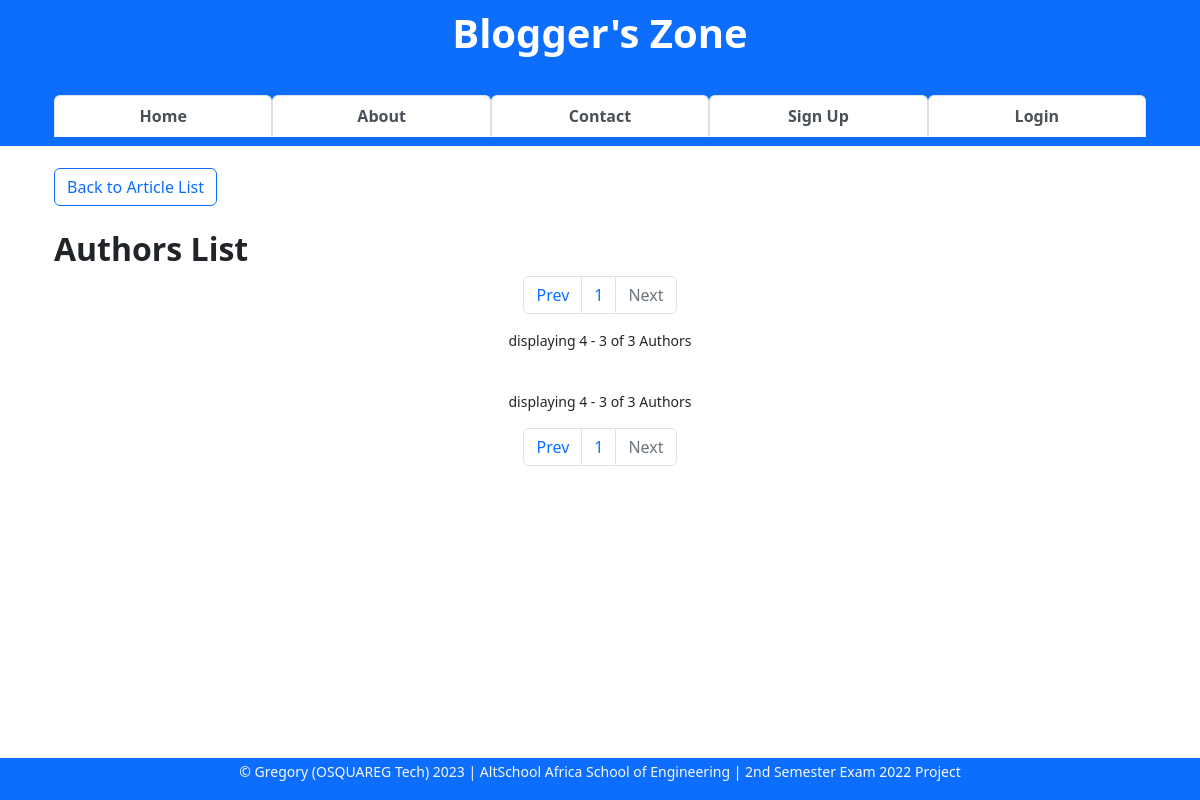
Before: /authors?page=2 with the older database file.
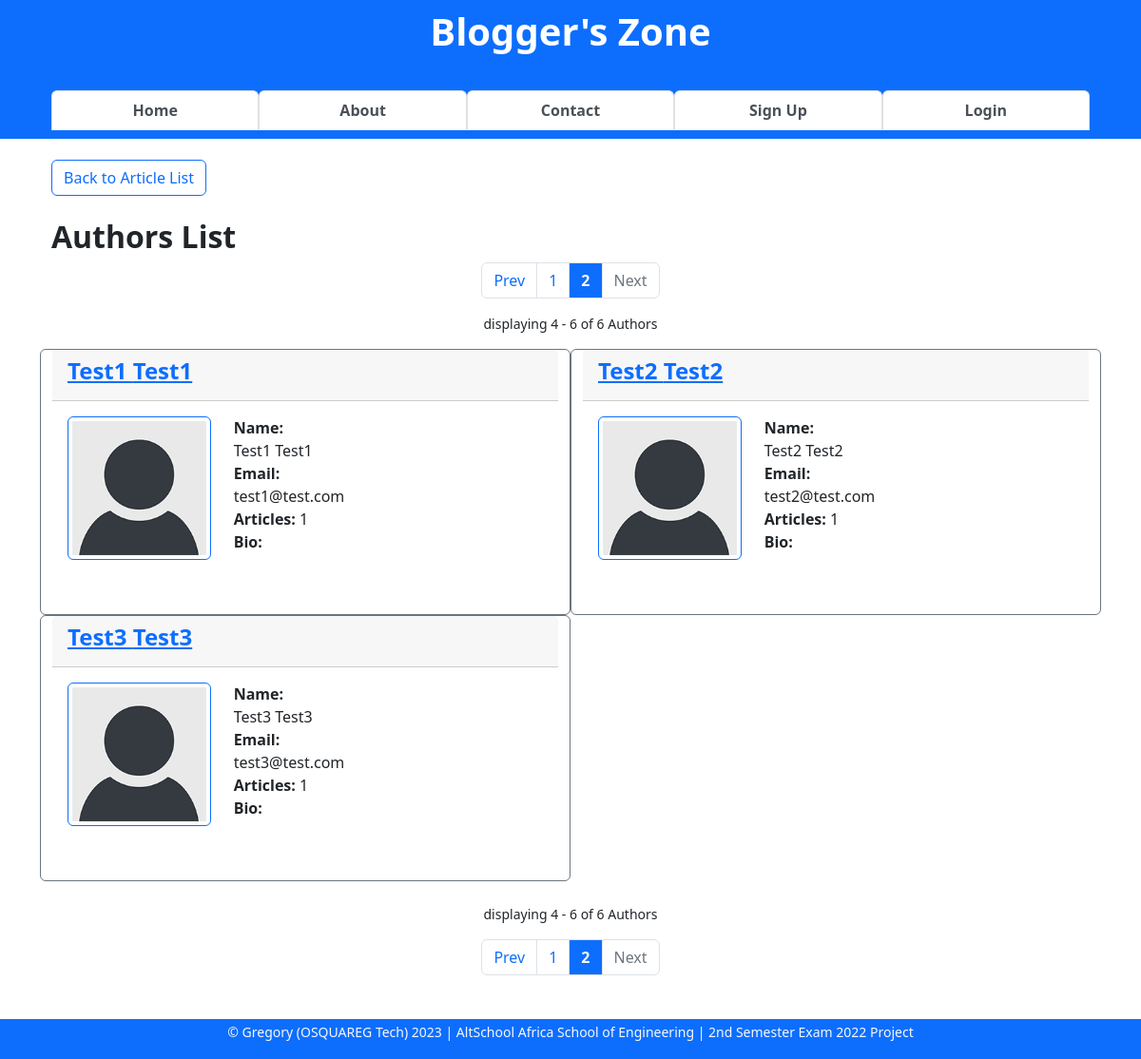
After: the same page with the newer database file.
### app/models.py (models this page shows, shortened)
class User(db.Model, UserMixin):
    __tablename__ = "users"
    id = db.Column(db.Integer, primary_key=True)
    firstname = db.Column(db.String(255), nullable=False)
    lastname = db.Column(db.String(255), nullable=False)
    username = db.Column(db.String(25), nullable=False, unique=True)
    email = db.Column(db.Text(150), nullable=False, unique=True)
    password_hash = db.Column(db.Text(255), nullable=False, unique=True)
    bio = db.Column(db.Text(), nullable=True)
    date_joined = db.Column(db.DateTime, default=datetime.utcnow)
    is_active = db.Column(db.Boolean, default=True)
    is_admin = db.Column(db.Boolean, default=False)
    profile_pic = db.Column(db.String(), nullable=True)
    last_updated_by = db.Column(db.String)
    last_updated_on = db.Column(db.DateTime, onupdate=datetime.utcnow)
    articles = db.relationship("Article", backref="author")
    comments = db.relationship("Comment", backref="commenter")
    article_likes = db.relationship("ArticleLike", backref="art_liker")
    comment_likes = db.relationship("CommentLike", backref="com_liker")

### app/general/general.py (the view)
@blueprint.route("/authors", methods=["GET"])
def authors():
    authors_ = User.query.all()
    authors_details = db.session.query(User.firstname, User.lastname, User.id, User.username, User.email, User.profile_pic, User.bio, func.count(Article.id).label("articles_count")).\
        outerjoin(Article, Article.author_id == User.id).\
        filter(is_(Article.is_draft, False),
               is_(Article.is_deleted, False),
               is_(User.is_active, True),
               not_(User.username == "admin"),
               not_("articles_count" == None)
               ).\
        group_by(User.id).\
        order_by(desc("articles_count"))
    authors_details, next_page, prev_page, page = paginate_query(authors_details, "general.authors")
    context = {
        "authors": authors_,
        "authors_details": authors_details,
        "next_page": next_page,
        "prev_page": prev_page,
    }
    return render_template("authors.html", title="Authors List", **context)

### app/main.py (called while the page is built)
@app.before_request
def before_request():
    session.permanent = True
    app.permanent_session_lifetime = timedelta(minutes=int(sett.login_session_minutes))

### app/general/templates/authors.html (shortened to what this page needs)
{% extends 'base.html' %}
{% block content %}
<div class="container">
    <div>
        <a href="/#all-articles-list" class="btn btn-outline-primary">Back to Article List</a>
        <br><br>
    </div>
    <div>
        <h2><b>Authors List</b></h2>
    </div>
    {% if authors_details.total > 0 %}
    <nav aria-label="Page navigation example">
        <div class="pagination justify-content-center mb-3">
            <li class="page-item">
                {% if prev_page %}
                <a class="page-link" href="{{ prev_page }}">Prev</a>
                {% else %}
                <a class="page-link disabled" href="{{ prev_page }}">Prev</a>
                {% endif %}
            </li>
            {% for page in authors_details.iter_pages(left_edge=1, right_edge=1, left_current=1, right_current=1) %}
            {% if page %}
            {% if page != authors_details.page %}
            <li class="page-item">
                <a href="{{ url_for('general.authors', page=page) }}" class="page-link">{{ page }}</a>
            </li>
            {% else %}
            <li class="page-item">
                <strong class="page-link disabled bg-primary text-light">{{ page }}</strong>
            </li>
            {% endif %}
            {% else %}
            <li class="page-item"><span class="ellipsis page-link disabled">...</span></li>
            {% endif %}
            {% endfor %}
            <li class="page-item">
                {% if next_page %}
                <a class="page-link" href="{{ next_page }}">Next</a>
                {% else %}
                <a class="page-link disabled" href="{{ next_page }}">Next</a>
                {% endif %}
            </li>
        </div>
        <center>
            <small>
                <p>
                    displaying {{ ((authors_details.page - 1) * authors_details.per_page) + 1 }}
                    {% if authors_details.total > authors_details.per_page %}
                    {% if (authors_details.page * authors_details.per_page) > authors_details.total %}
                    - {{ authors_details.total }} of {{ authors_details.total }} Authors
                    {% else %}
                    - {{ authors_details.page * authors_details.per_page }} of {{ authors_details.total }} Authors
                    {% endif %}
                    {% else %}
                    {% if authors_details.total > 1 %}
                    - {{ authors_details.total }} of {{ authors_details.total }} Authors
                    {% else %}
                    Author
                    {% endif %}
                    {% endif %}
                </p>
            </small>
        </center>
    </nav>
    {% endif %}
    <div class="row">
        {% for author in authors_details.items %}
        <div class="col-sm-6 card border-secondary">
            <div class="card-header">
                <h4><b><a href="{{ url_for('general.author', id=author.id) }}">{{ author.firstname }} {{ author.lastname }}</a></b></h4>
            </div>
            <div class="row card-body">
                <div class="col-4">
                    {% if author.profile_pic %}
                    <img src="{{ url_for('static', filename='images/profile_pic/' + author.profile_pic)}}"
                        class="float-right img-thumbnail border-primary" width="200">
                    {% else %}
                    <img src="{{ url_for('static', filename='images/default_profile_pic.png')}}"
                        class="float-right img-thumbnail border-primary" width="200">
                    {% endif %}
                </div>
                <div class="col-8">
                    <div>
                        <strong>Name:</strong><br> {{ author.firstname }} {{ author.lastname }} <br>
                        <strong>Email:</strong><br> {{ author.email }} <br>
                        <strong>Articles:</strong>
                        {% if author.articles_count < 1 %}
                        None <br>
                        {% else %}
                        {{ author.articles_count }} <br>
                        {% endif %}
                        <strong>Bio:</strong> {{ author.bio }} <br>
                    </div>
                    <br><br>
                </div>
            </div>
        </div>
        {% endfor %}
    </div>
    <br>
    {% if authors_details.total > 0 %}
    <nav aria-label="Page navigation example">
        <center>
            <small>
                <p>
                    displaying {{ ((authors_details.page - 1) * authors_details.per_page) + 1 }}
                    {% if authors_details.total > authors_details.per_page %}
                    {% if (authors_details.page * authors_details.per_page) > authors_details.total %}
                    - {{ authors_details.total }} of {{ authors_details.total }} Authors
                    {% else %}
                    - {{ authors_details.page * authors_details.per_page }} of {{ authors_details.total }} Authors
                    {% endif %}
                    {% else %}
                    {% if authors_details.total > 1 %}
                    - {{ authors_details.total }} of {{ authors_details.total }} Authors
                    {% else %}
                    Author
                    {% endif %}
                    {% endif %}
                </p>
            </small>
        </center>
        <div class="pagination justify-content-center mb-3">
            <li class="page-item">
                {% if prev_page %}
                <a class="page-link" href="{{ prev_page }}">Prev</a>
                {% else %}
                <a class="page-link disabled" href="{{ prev_page }}">Prev</a>
                {% endif %}
            </li>
            {% for page in authors_details.iter_pages(left_edge=1, right_edge=1, left_current=1, right_current=1) %}
            {% if page %}
            {% if page != authors_details.page %}
            <li class="page-item">
                <a href="{{ url_for('general.authors', page=page) }}" class="page-link">{{ page }}</a>
            </li>
            {% else %}
            <li class="page-item">
                <strong class="page-link disabled bg-primary text-light">{{ page }}</strong>
            </li>
            {% endif %}
            {% else %}
            <li class="page-item"><span class="ellipsis page-link disabled">...</span></li>
            {% endif %}
            {% endfor %}
            <li class="page-item">
                {% if next_page %}
                <a class="page-link" href="{{ next_page }}">Next</a>
                {% else %}
                <a class="page-link disabled" href="{{ next_page }}">Next</a>
                {% endif %}
            </li>
        </div>
    </nav>
    {% endif %}
</div>
{% endblock content %}

### app/templates/base.html (shortened to what this page needs)
<!DOCTYPE html>
<html lang="en">
<head>
    <link rel="stylesheet" href="{{url_for('static',filename='css/tab-style.css')}}" type="text/css">
    <link rel="stylesheet" href="{{url_for('static', filename='css/ckeditor-styles.css')}}" type="text/css">
    <link href="https://cdn.jsdelivr.net/npm/bootstrap@5.2.2/dist/css/bootstrap.min.css" rel="stylesheet">
</head>
<body onload="openPage('Published', this, 'rgb(0, 89, 250)', 'white')">
    <nav class="navbar navbar-light fixed-top text-lg-center bg-primary border border-primary" >
        <div class="container container-sm">
            <div class="container">
                <a class="navbar-brand" href="{{url_for('general.index')}}">
                    <h1 class="text-white"><b>Blogger's Zone</b></h1>
                </a>
            </div>
            <div class="container">
                <ul class="nav navbar-dark nav-tabs nav-justified">
                    <li class="nav-item">
                        <a class="nav-link active" href="{{url_for('general.index')}}"><b>Home</b></a>
                    </li>
                    <li class="nav-item">
                        <a class="nav-link active" href="{{ url_for('general.about') }}"><b>About</b></a>
                    </li>
                    <li class="nav-item">
                        <a class="nav-link active" href="{{ url_for('general.message') }}"><b>Contact</b></a>
                    </li>
                    {% if current_user.is_authenticated %}
                    <li class="nav-item">
                        <a class="nav-link active" href="{{url_for('user.dashboard')}}"><b>Dashboard</b></a>
                    </li>
                    {% if current_user.is_admin %}
                    <li class="nav-item">
                        <a class="nav-link active" href="{{url_for('admin.admin', un=current_user.username)}}"><b>Admin</b></a>
                    </li>
                    {% endif %}
                    <li class="nav-item">
                        <a class="nav-link active" href="{{ url_for('auth.logout') }}"><b>Logout</b></a>
                    </li>
                    <li class="nav-item">
                        <small class="align-bottom"><b class="text-end">Hi, {{current_user.firstname}} 🤚</b></small>
                    </li>
                    {% else %}
                    <li class="nav-item">
                        <a class="nav-link active" href="{{url_for('auth.sign_up')}}"><b>Sign Up</b></a>
                    </li>
                    <li class="nav-item">
                        <a class="nav-link active" href="{{url_for('auth.login')}}"><b>Login</b></a>
                    </li>
                    {% endif %}
                </ul>
            </div>
        </div>
    </nav>
    <main>
        <div><br><br><br><br><br><br><br></div>
        <div class="container">
            {% block content %}
            {% endblock content %}
        </div>
        <div><br><br><br></div>
    </main>
    <div class="text-md-center text-muted bg-primary border border-primary fixed-bottom">
        <footer>
            <p class="text-light">
                <small>
                    &copy Gregory (OSQUAREG Tech)
                    <script>document.write(new Date().getFullYear())</script> | AltSchool Africa School of Engineering | 2nd Semester Exam 2022 Project
                </small>
            </p>
        </footer>
    </div>
</body>
</html>

### app/static/css/tab-style.css (style rules this page uses)
a { text-decoration: none; }

### app/static/css/ckeditor-styles.css (style rules this page uses)
:root { --ck-color-image-caption-background: hsl(0, 0%, 97%); --ck-color-image-caption-text: hsl(0, 0%, 20%); --ck-color-mention-background: hsla(341, 100%, 30%, 0.1); --ck-color-mention-text: hsl(341, 100%, 30%); --ck-color-table-caption-background: hsl(0, 0%, 97%); --ck-color-table-caption-text: hsl(0, 0%, 20%); --ck-highlight-marker-blue: hsl(201, 97%, 72%); --ck-highlight-marker-green: hsl(120, 93%, 68%); --ck-highlight-marker-pink: hsl(345, 96%, 73%); --ck-highlight-marker-yellow: hsl(60, 97%, 73%); --ck-highlight-pen-green: hsl(112, 100%, 27%); --ck-highlight-pen-red: hsl(0, 85%, 49%); --ck-image-style-spacing: 1.5em; --ck-inline-image-style-spacing: calc(var(--ck-image-style-spacing) / 2); --ck-todo-list-checkmark-size: 16px; }

Changed rows visible on the page:
added User: firstname "Test1", lastname "Test1", email "test1@test.com", articles_count "1"
added User: firstname "Test2", lastname "Test2", email "test2@test.com", articles_count "1"
added User: firstname "Test3", lastname "Test3", email "test3@test.com", articles_count "1"
Other visible differences:
{{ authors_details.page * authors_details.per_page }}: (not shown) → "6"
{{ authors_details.total }}: (not shown) → "6"
{{ authors_details.total }}: "3" → (not shown)
new list line: "2"
